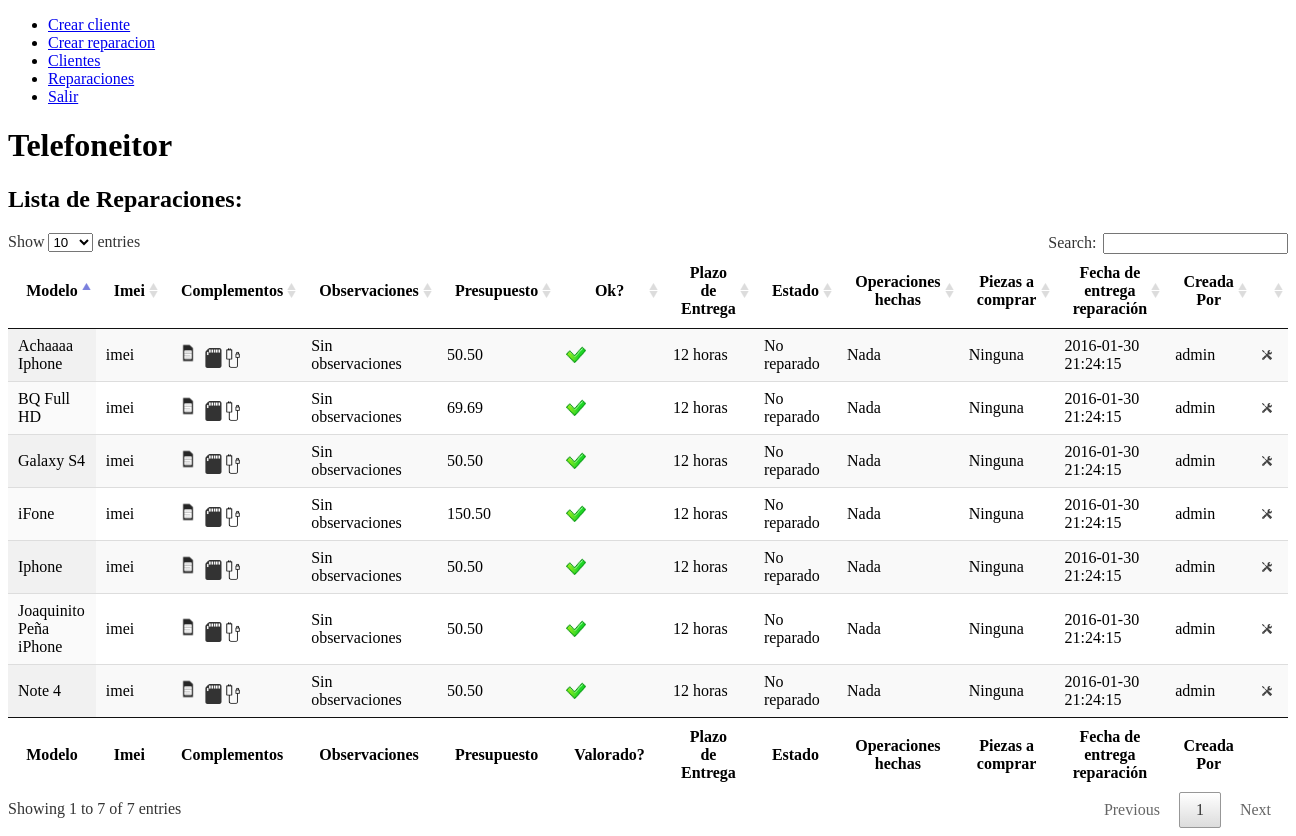
/vistas/listaReparaciones.php, run on the app's committed database.
### tables this page shows
CREATE TABLE Reparaciones
(
  reparacion_id INT(10) UNSIGNED AUTO_INCREMENT,
  cliente_id INT(6) UNSIGNED,
  marcamodelo VARCHAR(80) NOT NULL,
  imei VARCHAR(100),
  sim boolean not null default 0,
  funda boolean not null default 0,
  sd boolean not null default 0,
  cargador boolean not null default 0,
  observaciones_previas VARCHAR(2000),
  presupuesto DOUBLE(5,2),
  estado_de_presupuesto BOOLEAN not null default 0,
  plazoentrega ENUM('Urgente', '12 horas', '24 horas', '36 horas', '48 horas', '72 horas', '1 semana'),
  estado ENUM('No reparado', 'Reparado', 'Faltan piezas', 'A reparar'),
  operaciones_efectuadas VARCHAR(2000),
  piezas_a_comprar VARCHAR(1000),
  fecha_fin_de_reparacion TIMESTAMP,
  observaciones_y_recomendaciones VARCHAR(2000),
  creado_por ENUM ('admin', 'empleado'),
  PRIMARY KEY (reparacion_id),
  FOREIGN KEY (cliente_id) REFERENCES Clientes(cliente_id)
);

### repositorio/repositorioReparaciones.php (called while the page is built, shortened)
<?php
include_once($_SERVER['DOCUMENT_ROOT']."/dominio/Reparacion.php");
function getReparaciones($username, $password) {
    try {
        $conn = preparaBD($username, $password);
        $stmt = $conn->prepare("SELECT * FROM Reparaciones");
        $stmt->execute();
        $array = Array();
        $contador = 0;
        $fila = $stmt->fetch();
        if(isset($fila))
        {
            while($fila) {
                $reparacionNueva = new Reparacion($fila["reparacion_id"],$fila["cliente_id"],$fila["marcamodelo"],$fila["imei"],
                                                  $fila["sim"],$fila["funda"],$fila["sd"],$fila["cargador"],$fila["observaciones_previas"],
                                                  $fila["presupuesto"],$fila["estado_de_presupuesto"],$fila["plazoentrega"],$fila["estado"],
                                                  $fila["operaciones_efectuadas"],$fila["piezas_a_comprar"],$fila["fecha_fin_de_reparacion"],
                                                  $fila["observaciones_y_recomendaciones"],$fila["creado_por"]);
                $array[$contador] = $reparacionNueva;
                $contador++;
                $fila = $stmt->fetch();
            }
        }
        return $array;
    }
    catch(PDOException $e) {
        echo "Error: " . $e->getMessage();
    }
}
?>

### dominio/Reparacion.php (called while the page is built, shortened)
<?php
class Reparacion
{
    var $reparacion_id;
    var $marcamodelo;
    var $imei;
    var $observaciones_previas;
    var $presupuesto;
    var $estado_de_presupuesto;
    var $plazoentrega;
    var $estado;
    var $operaciones_efectuadas;
    var $piezas_a_comprar;
    var $fecha_fin_de_reparacion;
    var $creado_por;
    function Reparacion($reparacion_id, $cliente_id, $marcamodelo, $imei, $sim, $funda, $sd, $cargador, $observaciones_previas, $presupuesto, $estado_de_presupuesto, $plazoentrega, $estado, $operaciones_efectuadas, $piezas_a_comprar, $fecha_fin_de_reparacion, $observaciones_y_recomendaciones, $creado_por)
    {
        $this->reparacion_id = $reparacion_id;
        $this->marcamodelo = $marcamodelo;
        $this->imei = $imei;
        $this->observaciones_previas = $observaciones_previas;
        $this->presupuesto = $presupuesto;
        $this->estado_de_presupuesto = $estado_de_presupuesto;
        $this->plazoentrega = $plazoentrega;
        $this->estado = $estado;
        $this->operaciones_efectuadas = $operaciones_efectuadas;
        $this->piezas_a_comprar = $piezas_a_comprar;
        $this->fecha_fin_de_reparacion = $fecha_fin_de_reparacion;
        $this->creado_por = $creado_por;
    }
    function getId()
    {
        return $this->reparacion_id;
    }
    function getmarcamodelo()
    {
        return $this->marcamodelo;
    }
    function getimei()
    {
        return $this->imei;
    }
    function getobservaciones_previas()
    {
        return $this->observaciones_previas;
    }
    function getpresupuesto()
    {
        return $this->presupuesto;
    }
    function getestado_de_presupuesto()
    {
        return $this->estado_de_presupuesto;
    }
    function getplazoentrega()
    {
        return $this->plazoentrega;
    }
    function getestado()
    {
        return $this->estado;
    }
    function getoperaciones_efectuadas()
    {
        return $this->operaciones_efectuadas;
    }
    function getpiezas_a_comprar()
    {
        return $this->piezas_a_comprar;
    }
    function getfecha_fin_de_reparacion()
    {
        return $this->fecha_fin_de_reparacion;
    }
    function getcreado_por()
    {
        return $this->creado_por;
    }
}
?>

### vistas/listaReparaciones.php (the view, shortened to what this page needs)
<!DOCTYPE html>
<html>
<head>
    <link href="../css/style.css" rel="stylesheet" type="text/css">
    <link href="../css/jquery.dataTables.css" rel="stylesheet" type="text/css">
</head>
<body>
<header>
    <?php
    include_once($_SERVER['DOCUMENT_ROOT'] . "/vistas/barraMenu.php");
    ?>
</header>
<div id="main">
    <h1>Telefoneitor</h1>
    <h2>Lista de Reparaciones:</h2>
    <?php
    include_once($_SERVER['DOCUMENT_ROOT'] . "/dominio/Reparacion.php");
    include_once($_SERVER['DOCUMENT_ROOT'] . "/repositorio/repositorioReparaciones.php");
    $username = $_SESSION['username'];
    $password = $_SESSION['password'];
    echo "<table id=\"example\" class=\"display\" cellspacing=\"0\" width=\"100%\">";
    echo "<thead>
            <tr>
                <th>Modelo</th>
                <th>Imei</th>
                <th>Complementos</th>
                <th>Observaciones</th>
                <th>Presupuesto</th>
                <th>Ok?</th>
                <th>Plazo de Entrega</th>
                <th>Estado</th>
                <th>Operaciones hechas</th>
                <th>Piezas a comprar</th>
                <th>Fecha de entrega reparación</th>
                <th>Creada Por</th>
                <th></th>
            </tr>
        </thead>";
    echo "<tfoot>
            <tr>
                <th>Modelo</th>
                <th>Imei</th>
                <th>Complementos</th>
                <th>Observaciones</th>
                <th>Presupuesto</th>
                <th>Valorado?</th>
                <th>Plazo de Entrega</th>
                <th>Estado</th>
                <th>Operaciones hechas</th>
                <th>Piezas a comprar</th>
                <th>Fecha de entrega reparación</th>
                <th>Creada Por</th>
                <th></th>
            </tr>
        </tfoot>";
    $array = getReparaciones($username, $password);
    echo "<tbody>";
    foreach ($array as $clave => $valor) {
        $sd = $valor->getsd();
        $sim = $valor->getsim();
        $cargador = $valor->getcargador();
        $iconoSd = '<img class="iconoComplemento" src="../images/sd.png"/>';
        $iconoSim = '<img class="iconoSd" src="../images/sim.png"/>';
        $iconoCargador = '<img class="iconoComplemento" src="../images/cargador.png"/>';
        $iconos = "";
        if($sim)
            $iconos = $iconos.$iconoSim;
        if($sd)
            $iconos = $iconos.$iconoSd;
        if($cargador)
            $iconos = $iconos.$iconoCargador;
        $presupuestado = $valor->getestado_de_presupuesto();
        if($presupuestado)
            $yesorno = '<img class="iconoComplemento" src="../images/yes.png"/>';
        else
            $yesorno = '<img class="iconoComplemento" src="../images/no.png"/>';
        if($username == 'empleado') {
            if($valor->getcreado_por() == 'empleado') {
                echo "<tr>";
                echo "<td>".$valor->getmarcamodelo()."</td>";
                echo "<td>".$valor->getimei()."</td>";
                echo "<td>".$iconos."</td>";
                echo "<td>".$valor->getobservaciones_previas()."</td>";
                echo "<td>".$valor->getpresupuesto()."</td>";
                echo "<td>".$yesorno."</td>";
                echo "<td>".$valor->getplazoentrega()."</td>";
                echo "<td>".$valor->getestado()."</td>";
                echo "<td>".$valor->getoperaciones_efectuadas()."</td>";
                echo "<td>".$valor->getpiezas_a_comprar()."</td>";
                echo "<td>".$valor->getfecha_fin_de_reparacion()."</td>";
                echo "<td>".$valor->getcreado_por()."</td>";
                echo '<td><a href="id='.$valor->getId().'"><img class="icono" src="../images/tools.ico"/></a></td>';
                echo "</tr>";
            }
        }else {
            echo "<tr>";
            echo "<td>".$valor->getmarcamodelo()."</td>";
            echo "<td>".$valor->getimei()."</td>";
            echo "<td>".$iconos."</td>";
            echo "<td>".$valor->getobservaciones_previas()."</td>";
            echo "<td>".$valor->getpresupuesto()."</td>";
            echo "<td>".$yesorno."</td>";
            echo "<td>".$valor->getplazoentrega()."</td>";
            echo "<td>".$valor->getestado()."</td>";
            echo "<td>".$valor->getoperaciones_efectuadas()."</td>";
            echo "<td>".$valor->getpiezas_a_comprar()."</td>";
            echo "<td>".$valor->getfecha_fin_de_reparacion()."</td>";
            echo "<td>".$valor->getcreado_por()."</td>";
            echo '<td><a href="id='.$valor->getId().'"><img class="icono" src="../images/tools.ico"/></a></td>';
            echo "</tr>";
        }
    }
    echo "</tbody></table>";
    ?>
</div>
</body>
</html>

### css/style.css (style rules this page uses)
.icono { height: 10px; width: 10px; }
.iconoComplemento { height: 20px; width: 20px; }
.iconoSd { height: 30px; width: 30px; }

### data on the page
reparaciones: marcamodelo "Galaxy S4", imei "imei", observaciones_previas "Sin observaciones", presupuesto "50.50", estado_de_presupuesto 1 (drawn), plazoentrega "12 horas", estado "No reparado", operaciones_efectuadas "Nada", piezas_a_comprar "Ninguna", fecha_fin_de_reparacion "2016-01-30 21:24:15", creado_por "admin"
reparaciones: marcamodelo "iFone", imei "imei", observaciones_previas "Sin observaciones", presupuesto "150.50", estado_de_presupuesto 1 (drawn), plazoentrega "12 horas", estado "No reparado", operaciones_efectuadas "Nada", piezas_a_comprar "Ninguna", fecha_fin_de_reparacion "2016-01-30 21:24:15", creado_por "admin"
reparaciones: marcamodelo "BQ Full HD", imei "imei", observaciones_previas "Sin observaciones", presupuesto "69.69", estado_de_presupuesto 1 (drawn), plazoentrega "12 horas", estado "No reparado", operaciones_efectuadas "Nada", piezas_a_comprar "Ninguna", fecha_fin_de_reparacion "2016-01-30 21:24:15", creado_por "admin"
reparaciones: marcamodelo "Iphone", imei "imei", observaciones_previas "Sin observaciones", presupuesto "50.50", estado_de_presupuesto 1 (drawn), plazoentrega "12 horas", estado "No reparado", operaciones_efectuadas "Nada", piezas_a_comprar "Ninguna", fecha_fin_de_reparacion "2016-01-30 21:24:15", creado_por "admin"
reparaciones: marcamodelo "Achaaaa Iphone", imei "imei", observaciones_previas "Sin observaciones", presupuesto "50.50", estado_de_presupuesto 1 (drawn), plazoentrega "12 horas", estado "No reparado", operaciones_efectuadas "Nada", piezas_a_comprar "Ninguna", fecha_fin_de_reparacion "2016-01-30 21:24:15", creado_por "admin"
reparaciones: marcamodelo "Joaquinito Peña iPhone", imei "imei", observaciones_previas "Sin observaciones", presupuesto "50.50", estado_de_presupuesto 1 (drawn), plazoentrega "12 horas", estado "No reparado", operaciones_efectuadas "Nada", piezas_a_comprar "Ninguna", fecha_fin_de_reparacion "2016-01-30 21:24:15", creado_por "admin"
reparaciones: marcamodelo "Note 4", imei "imei", observaciones_previas "Sin observaciones", presupuesto "50.50", estado_de_presupuesto 1 (drawn), plazoentrega "12 horas", estado "No reparado", operaciones_efectuadas "Nada", piezas_a_comprar "Ninguna", fecha_fin_de_reparacion "2016-01-30 21:24:15", creado_por "admin"
